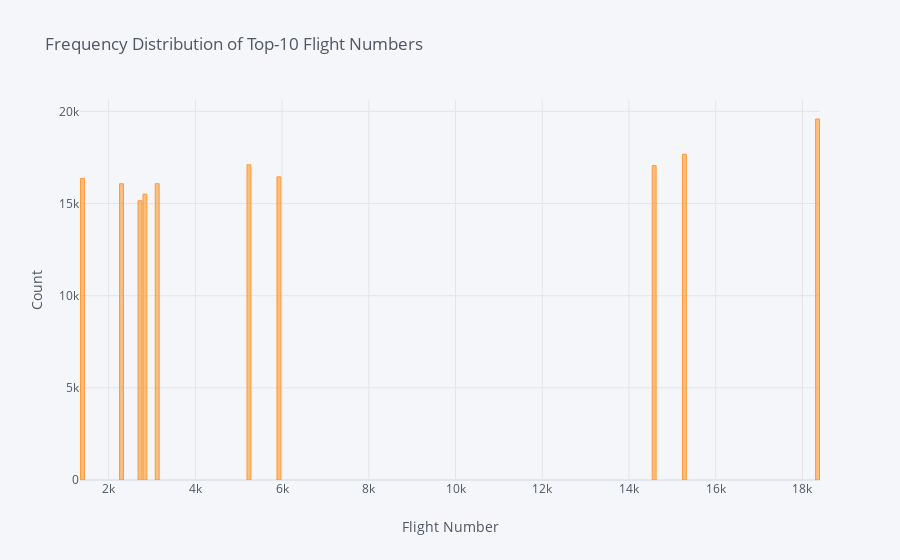

This figure's notebook cell:
### Code cell
train_df.flt_num.value_counts()[:10].iplot(kind='bar',xTitle='Flight Number', yTitle='Count',title='Frequency Distribution of Top-10 Flight Numbers')

### Figure 1 — Plotly figure (JSON) as saved in the notebook; plotly's stock layout.template omitted (floating-point values rounded to 4 significant figures)
{"data": [{"marker": {"color": "rgba(255, 153, 51, 0.6)", "line": {"color": "rgba(255, 153, 51, 1.0)", "width": 1}}, "name": "flt_num", "orientation": "v", "text": "", "type": "bar", "x": [18349, 15278, 5236, 14581, 5927, 1396, 3120, 2297, 2837, 2724], "y": [19586, 17672, 17104, 17060, 16447, 16359, 16076, 16074, 15506, 15153]}], "layout": {"legend": {"bgcolor": "#F5F6F9", "font": {"color": "#4D5663"}}, "paper_bgcolor": "#F5F6F9", "plot_bgcolor": "#F5F6F9", "title": {"font": {"color": "#4D5663"}, "text": "Frequency Distribution of Top-10 Flight Numbers"}, "xaxis": {"gridcolor": "#E1E5ED", "showgrid": true, "tickfont": {"color": "#4D5663"}, "title": {"font": {"color": "#4D5663"}, "text": "Flight Number"}, "zerolinecolor": "#E1E5ED"}, "yaxis": {"gridcolor": "#E1E5ED", "showgrid": true, "tickfont": {"color": "#4D5663"}, "title": {"font": {"color": "#4D5663"}, "text": "Count"}, "zerolinecolor": "#E1E5ED"}}}
